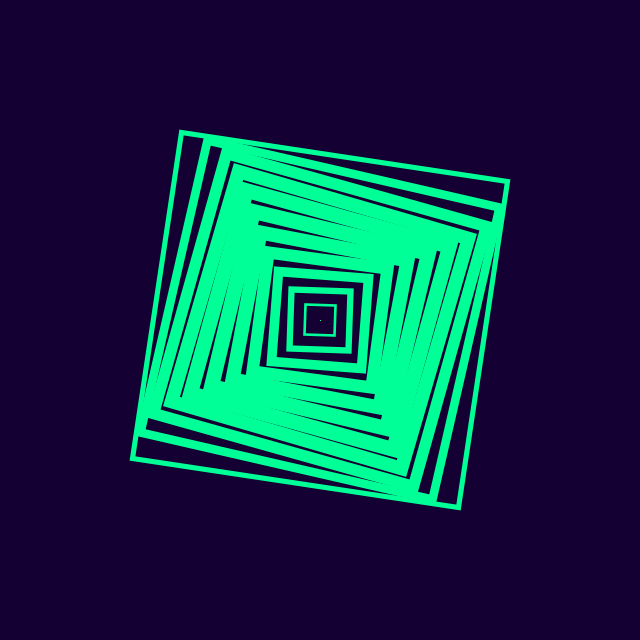
Frame 1 (no input)
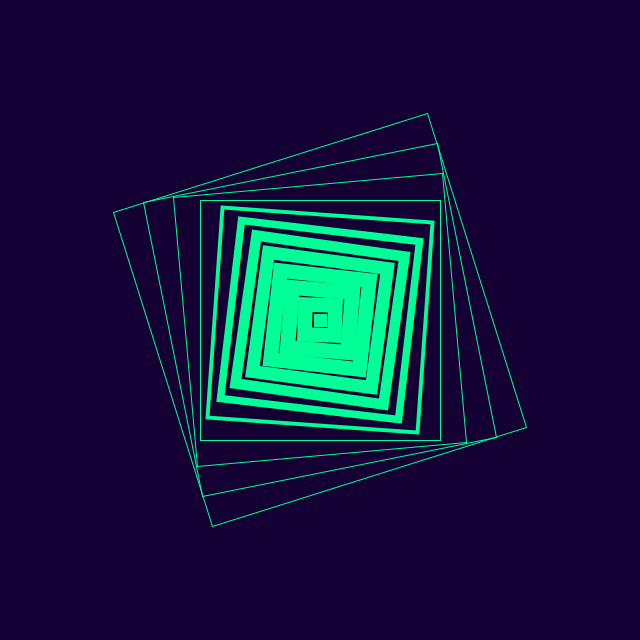
Frame 60 (the mouse pressed at the canvas centre just before this capture)
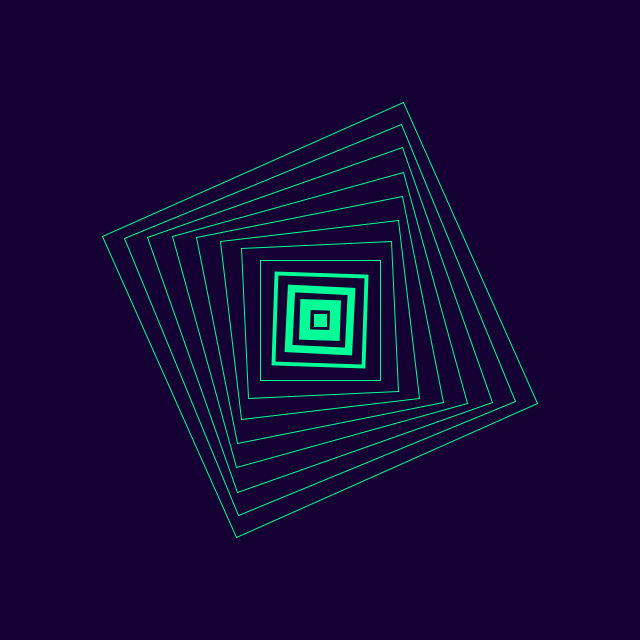
Frame 120 (the mouse held since frame 60 and released just before this capture)

The Processing sketch that drew these frames (run headless with seeded random() and noise(); from frame 60 on, the mouse is pressed at the canvas centre):

// Processing sketch: PsySquare
// ── PsySquare.pde
void setup() {
  size(640, 640);
  noFill();
  stroke(0, 255, 150);
  rectMode(CENTER);
}

void draw() {
  background(20, 0, 50);
  translate(width/2, height/2);
  for (int i = 0; i < 360; i+=30) {
    float angle = sin(radians(i/2-frameCount*5))*15;
    if (angle > 1) {
      strokeWeight(angle);
    } else {
      strokeWeight(1);
    }
    pushMatrix();
    rotate(radians(i*angle/200));
    rect(0, 0, i, i);
    popMatrix();
  }
}
